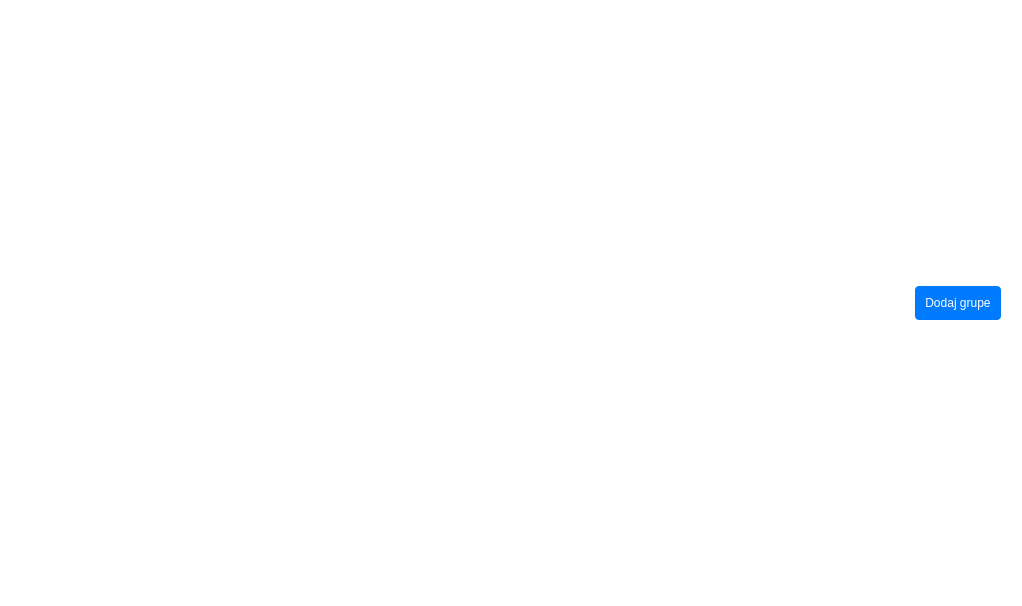
<?xml version="1.0" encoding="UTF-8"?>
<ui version="4.0">
 <class>GroupsWidget</class>
 <widget class="QWidget" name="GroupsWidget">
  <property name="geometry">
   <rect>
    <x>0</x>
    <y>0</y>
    <width>1022</width>
    <height>606</height>
   </rect>
  </property>
  <property name="sizePolicy">
   <sizepolicy hsizetype="Expanding" vsizetype="Preferred">
    <horstretch>0</horstretch>
    <verstretch>0</verstretch>
   </sizepolicy>
  </property>
  <property name="windowTitle">
   <string>Form</string>
  </property>
  <property name="styleSheet">
   <string notr="true">* {
	border: none;
	background-color: transparent;
	background: transparent;
	padding: 0;
	margin: 0;
	color: black;
}

#title {
	font-size: 20px;
}

#GroupsWidget {
	background-color: white;
}

#header, #mainBody, #sidebar {
	background-color: #F9F9F9;
}

QPushButton {
	background-color: #007BFF; 
	color: white;
	padding: 10px;
	border-radius: 4px;
	text-align: center;
	text-decoration: none;
}

QPushButton:hover {
	background-color: #42A5F5;
}

#btnContacts, #btnGroups {
	font-weight: bold;
	padding: 12px 20px;	
}

#btnLogout {
	background: transparent;
	color: black;
	border: 1px solid #007BFF;
}

#btnLogout:hover {
	background-color:  #007BFF;
	color: white;
}

#labelTotal {
	font-weight: 700;
}

QLineEdit {
	background-color: white;
	border: 1px solid gray;
	border-radius: 4px;
        padding: 8px;
}
    
QLineEdit:focus {
        border-color: black;
}

QTableWidget {
    background-color: #ffffff;
    alternate-background-color: #f9f9f9;
    gridline-color: #e0e0e0;
    selection-background-color: #e7f0fd;
    selection-color: #202020;
    border: 1px solid #d0d0d0;
    border-radius: 4px;
    padding: 0px;
    font-size: 12px;
}

QHeaderView::section {
    background-color: #f0f0f0;
    color: #404040;
    padding: 6px;
    font-weight: bold;
    border: 1px solid #d0d0d0;
    border-top-width: 0px;
    border-left-width: 0px;
    border-right: 1px solid #d0d0d0;
}

QHeaderView::section:checked {
    background-color: #e8e8e8;
}

QTableWidget::item:alternate {
    background-color: #f9f9f9;
}

QTableWidget::item:selected {
    background-color: #e7f0fd;
    color: #202020;
}

QTableWidget::item:hover {
    background-color: #f0f7ff;
    color: #202020;
}

QTableWidget::item:selected:hover {
    background-color: #d7e5f7;
    color: #202020;
}

QScrollBar:horizontal {
    border: none;
    background: #f5f5f5;
    height: 12px;
}

QScrollBar:vertical {
    border: none;
    background: #f5f5f5;
    width: 12px;
}

QScrollBar::handle:horizontal,
QScrollBar::handle:vertical {
    background: #cdcdcd;
    border-radius: 6px;
}

QScrollBar::handle:horizontal:hover,
QScrollBar::handle:vertical:hover {
    background: #b0b0b0;
}</string>
  </property>
  <layout class="QVBoxLayout" name="verticalLayout_3">
   <item>
    <layout class="QVBoxLayout" name="verticalLayout" stretch="4,3,1">
     <item>
      <layout class="QGridLayout" name="groupsContainer"/>
     </item>
     <item>
      <layout class="QVBoxLayout" name="contacts_list"/>
     </item>
     <item>
      <layout class="QHBoxLayout" name="Footer">
       <property name="rightMargin">
        <number>10</number>
       </property>
       <item>
        <spacer name="horizontalSpacer">
         <property name="orientation">
          <enum>Qt::Orientation::Horizontal</enum>
         </property>
         <property name="sizeHint" stdset="0">
          <size>
           <width>40</width>
           <height>20</height>
          </size>
         </property>
        </spacer>
       </item>
       <item>
        <widget class="QPushButton" name="addGroupBtn">
         <property name="text">
          <string>Dodaj grupe</string>
         </property>
        </widget>
       </item>
      </layout>
     </item>
    </layout>
   </item>
  </layout>
 </widget>
 <resources/>
 <connections/>
</ui>
